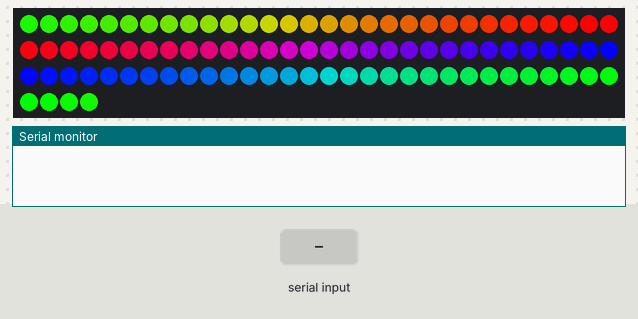
Simulated run of this sketch. Board: Arduino Uno, built with avr-gcc and run on an emulated ATmega328P. On the bench: 94 RGB LEDs in strip order, left to right, continuing on the next row, the last lines printed to the serial monitor. The test bench sets the inputs (shaded band). Random numbers use the default seed unless the sketch sets one.

Above: at 0.45 s.
At 1.29 s:
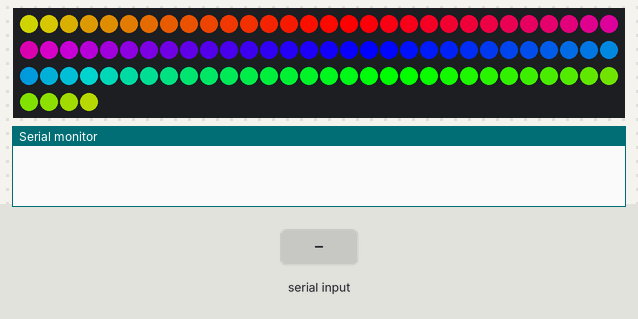
1.3 s: "7\n" received over the second serial link
At 2.4 s:
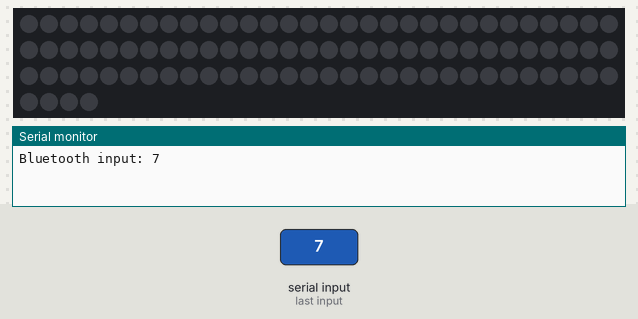
2.8 s: "90,45,200\n" received over the second serial link
4.3 s: "90,45\n" received over the second serial link
Timing chart, 0 to 7.3 s (numbered marks = the images above; inputs shaded):
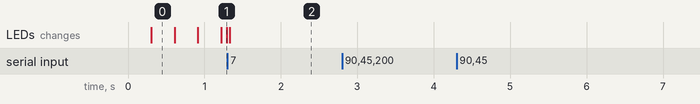

The sketch:

DigitalReadSerial.ino
```cpp
#include <SoftwareSerial.h>
#include <avr/wdt.h>


#define NUM_LEDS 94
#include <FastLED.h>
#define PIN 7
CRGB leds[NUM_LEDS];
byte counter = 0;
int ledsX[NUM_LEDS][3];
SoftwareSerial mySerial(10, 11); // RX, TX
bool spd_st = false, g = false, pwr = true;
int spd = 10, colour[3], br = 255;
char cur_mode = 'a';
String bmInput = "";


void setup() {
  FastLED.addLeds<WS2811, PIN, GRB>(leds, NUM_LEDS).setCorrection( TypicalLEDStrip );
  pinMode(PIN, OUTPUT);

  colour[0] = 209;
  colour[1] = 125;
  colour[2] = 44;
  Serial.begin(9600);
//  mySerial.begin(9600);

}

void setpower() {
  pwr = !pwr;
  g = !g;
  if (!pwr) {
    for (int i = 0; i < NUM_LEDS; i++ ) {
      leds[i] = CRGB(0, 0, 0);
    }
    FastLED.show();
  }
}


void setcolour() {
  colour[0] = bmInput.substring(2, 5).toInt();
  colour[1] = bmInput.substring(10, 13).toInt();
  colour[2] =  bmInput.substring(6, 9).toInt();
}


void setBrightness(int x) {
  br = x;
  FastLED.setBrightness(br);
}

void setPixel(int Pixel, byte red, byte green, byte blue) {
  // Bug in FASTLED
  leds[Pixel].r = red;
  leds[Pixel].g = green;
  leds[Pixel].b = blue;
}


void executeCommand() {
  switch (bmInput[0]) {
    case '3': {
        setpower(); break;
      }
    case '4': {
        setcolour(); break;
    }
    case '7': {
        setBrightness(bmInput.substring(2, 5).toInt()); break;
    }
  }

  if (bmInput[0] == '8') cur_mode = bmInput[2];

}

void loop() {
  //CylonBounce(colour[0], colour[1], colour[2], 4, 10, 50);
  //colorWipeCombined(colour[0], colour[1], colour[2], 15);
  //meteorRain(colour[0], colour[1], colour[2], 5, 48, true, 3);
  rainbowCycle(15);
}

void runMode() {
  setAll(0, 0, 0);
  switch (cur_mode) {
    case '0': CylonBounce(colour[0], colour[1], colour[2], 4, 10, 50); break;
    case '1': colorWipeCombined(colour[0], colour[1], colour[2], 15); break;
    case '2': rainbowCycle(15); break;
    case '3': meteorRain(colour[0], colour[1], colour[2], 5, 48, true, 3); break;
    case '4': FadeInOutCombined(); break;
    case '5': singleColour(); break;
    case '6': basicMode(); break;
    default: basicMode();
  }
}

void basicMode() {

  while (true) {
    static uint8_t hue = 0;
    FastLED.showColor(CHSV(hue++, 255, 255));

    delay(25);
    if (checkInput()) break;
  }
}

void singleColour() {
  FastLED.showColor(CRGB(colour[0], colour[1], colour[2]));
  while (true) {
    if (checkInput()) break;
    delay(10);
  }
}

bool checkInput() {
  delay(10);
  if (mySerial.available() > 0) {
    bmInput = mySerial.readStringUntil('\n');
    Serial.println("Bluetooth input: " + bmInput);
    executeCommand();
    return true;
  }
  return false;

}


void setAll(byte red, byte green, byte blue) {
  for (int i = 0; i < NUM_LEDS; i++ ) {
    setPixel(i, red, green, blue);
  }
  showStrip();
}

void showStrip() {
  FastLED.show();
}

void CylonBounce(byte red, byte green, byte blue, int EyeSize, int SpeedDelay, int ReturnDelay) {
  while (true) {
    for (int i = 0; i < NUM_LEDS - EyeSize - 2; i++) {
      setAll(0, 0, 0);
      setPixel(i, red / 10, green / 10, blue / 10);
      for (int j = 1; j <= EyeSize; j++) {
        setPixel(i + j, red, green, blue);
      }
      setPixel(i + EyeSize + 1, red / 10, green / 10, blue / 10);
      showStrip();
      delay(SpeedDelay);

      if (checkInput()) return;
    }

    delay(ReturnDelay);

    for (int i = NUM_LEDS - EyeSize - 2; i > 0; i--) {
      setAll(0, 0, 0);
      setPixel(i, red / 10, green / 10, blue / 10);
      for (int j = 1; j <= EyeSize; j++) {
        setPixel(i + j, red, green, blue);
      }
      setPixel(i + EyeSize + 1, red / 10, green / 10, blue / 10);
      showStrip();
      delay(SpeedDelay);
      if (checkInput()) return;
    }

    delay(ReturnDelay);

  }
}


void colorWipeCombined(byte red, byte green, byte blue, int SpeedDelay) {
  while (true) {
    for (uint16_t i = 0; i < NUM_LEDS; i++) {
      setPixel(i, red, green, blue);
      showStrip();
      delay(SpeedDelay);
      if (checkInput()) return;
    }

    for (uint16_t i = 0; i < NUM_LEDS; i++) {
      setPixel(i, 0x00, 0x00, 0x00);
      showStrip();
      delay(SpeedDelay);
      if (checkInput()) return;
    }
  }
}

void rainbowCycle(int SpeedDelay) {
while (true) {
    byte *c;
    uint16_t i, j;

    for (j = 0; j < 256 * 5; j++) { // 5 cycles of all colors on wheel
      for (i = 0; i < NUM_LEDS; i++) {
        c = Wheel(((i * 256 / NUM_LEDS) + j) & 255);
        setPixel(i, *c, *(c + 1), *(c + 2));
      }
      if (checkInput()) return;
      showStrip();
      delay(SpeedDelay);
    }
  }
}

byte * Wheel(byte WheelPos) {
  static byte c[3];

  if (WheelPos < 85) {
    c[0] = WheelPos * 3;
    c[1] = 255 - WheelPos * 3;
    c[2] = 0;
  } else if (WheelPos < 170) {
    WheelPos -= 85;
    c[0] = 255 - WheelPos * 3;
    c[1] = 0;
    c[2] = WheelPos * 3;
  } else {
    WheelPos -= 170;
    c[0] = 0;
    c[1] = WheelPos * 3;
    c[2] = 255 - WheelPos * 3;
  }

  return c;
}

void meteorRain(byte red, byte green, byte blue, byte meteorSize, byte meteorTrailDecay, boolean meteorRandomDecay, int SpeedDelay) {
  while (true) {
    setAll(0, 0, 0);

    for (int i = 0; i < NUM_LEDS + NUM_LEDS; i++) {

      // fade brightness all LEDs one step
      for (int j = 0; j < NUM_LEDS; j++) {
        if ( (!meteorRandomDecay) || (random(10) > 5) ) {
          fadeToBlack(j, meteorTrailDecay );
        }
      }
      if (checkInput()) return;
      // draw meteor
      for (int j = 0; j < meteorSize; j++) {
        if ( ( i - j < NUM_LEDS) && (i - j >= 0) ) {
          setPixel(i - j, red, green, blue);
        }

      }

      if (checkInput()) return;

      showStrip();
      //      delay(SpeedDelay/2);
    }
    for (int i = 0; i < NUM_LEDS + NUM_LEDS; i++) {

      // fade brightness all LEDs one step
      for (int j = 0; j < NUM_LEDS; j++) {
        if ( (!meteorRandomDecay) || (random(10) > 5) ) {
          fadeToBlack(j, meteorTrailDecay );
        }
      }
      if (checkInput()) return;
      // draw meteor
      for (int j = 0; j < meteorSize; j++) {
        if ( ( i - j < NUM_LEDS) && (i - j >= 0) ) {
          setPixel(i - j, red, green, blue);
        }

      }

      if (checkInput()) return;

      showStrip();
      //      delay(SpeedDelay/2);
    }
  }
}

void fadeToBlack(int ledNo, byte fadeValue) {
  leds[ledNo].fadeToBlackBy( fadeValue );
}

void FadeInOutCombined() {
  while (true) {
    if (checkInput()) return;
    FadeInOut(255, 0, 0);
    if (checkInput()) return;
    FadeInOut(255, 255, 0);
    if (checkInput()) return;
    FadeInOut(255, 0, 255);
  }
}

void FadeInOut(byte red, byte green, byte blue) {
  float r, g, b;

  for (int k = 0; k < 256; k = k + 1) {
    r = (k / 256.0) * red;
    g = (k / 256.0) * green;
    b = (k / 256.0) * blue;
    setAll(r, g, b);
    showStrip();
  }

  for (int k = 255; k >= 0; k = k - 2) {
    r = (k / 256.0) * red;
    g = (k / 256.0) * green;
    b = (k / 256.0) * blue;
    setAll(r, g, b);
    showStrip();
  }
}
```
